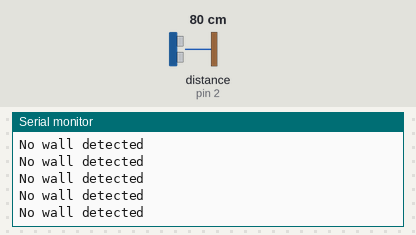
This sketch was run on a simulated Arduino Uno, built with avr-gcc and run on an emulated ATmega328P. Shown: the last lines printed to the serial monitor. Wiring (inferred from the names in the program): ultrasonic range finder: trigger pin 3; echo pin 2. Inputs (shaded band) come from the test bench; at power-on: distance to the obstacle (sensor on pin 2) 80 cm. The echo pulse lasts 58.3 µs per cm.

Above: at 1.2 s.
1.3 s: distance to the obstacle (sensor on pin 2) set to 2 cm
At 1.9 s:
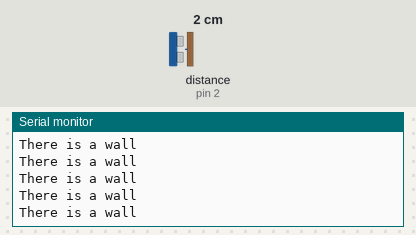
6.2 s: distance to the obstacle (sensor on pin 2) set to 18 cm
At 7.0 s:
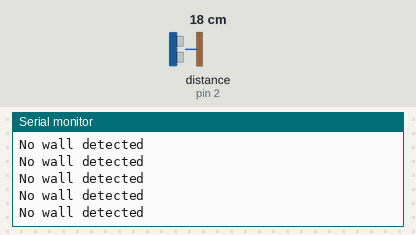
12.2 s: distance to the obstacle (sensor on pin 2) set to 4 cm
At 13.3 s:
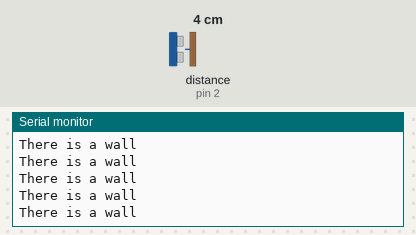
15.2 s: distance to the obstacle (sensor on pin 2) set to 35 cm
At 16.1 s:
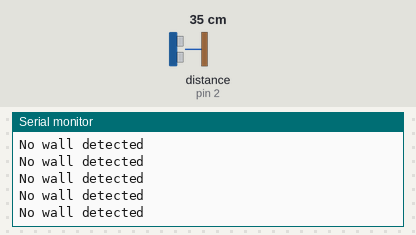
18.2 s: distance to the obstacle (sensor on pin 2) set to 9 cm
At 19.1 s:
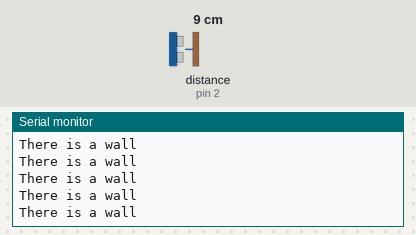

Measured:
- after the input at 1.3 s, the serial monitor: prints a new line after 0.07 s (image 1)
- after the input at 6.2 s, the serial monitor: prints a new line after 0.07 s (image 2)
- after the input at 12.2 s, the serial monitor: prints a new line after 0.08 s (image 3)

The sketch:

sensor_detect_wall.ino
```cpp
/*detects wall*/

//defining pin
#define echoPin 2
#define trigPin 3

// defines variables
long duration ;
int distance ;

void setup() {
  pinMode(trigPin, OUTPUT) ;
  pinMode(echoPin, INPUT) ;
  Serial.begin(9600) ;
}

void loop() {
  // Clears the trigPin condition
  digitalWrite(trigPin, LOW) ;
  delayMicroseconds(2) ;

  // Sets the trigPin HIGH (ACTIVE) for 10 microseconds
  digitalWrite(trigPin, HIGH) ;
  delayMicroseconds(10) ;
  digitalWrite(trigPin, LOW) ;

  // Reads the echoPin, returns the sound wave travel time in microseconds
  duration = pulseIn(echoPin, HIGH) ;

  // Calculating the distance
  distance = duration * 0.0343 / 2 ; //uses speed of sound here

  //is wall
  if(distance<=10)
    Serial.println("There is a wall") ;
  else
    Serial.println("No wall detected") ;
}
```
